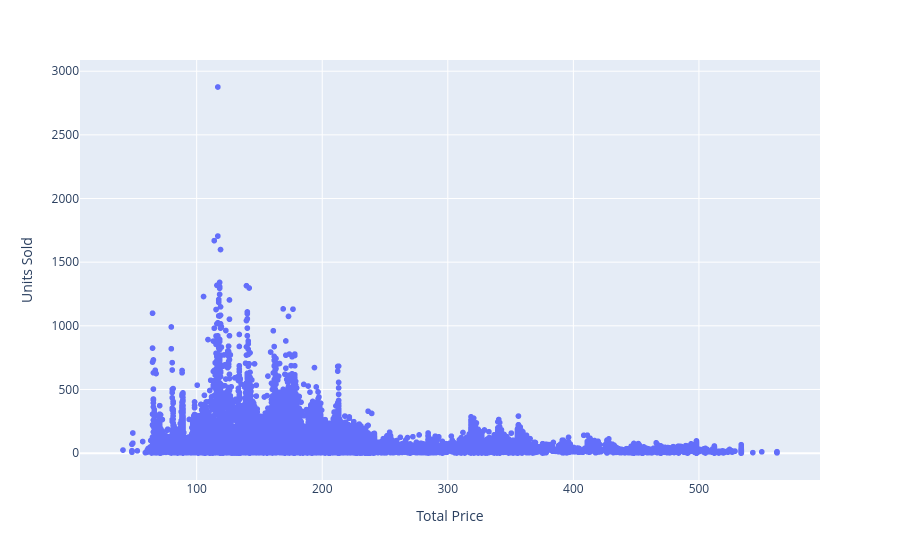

Notebook code for this chart:
### Markdown cell above
### Visualize the relationships between features

### Code cell
scatter(df_final, x="Total Price", y="Units Sold")

### Figure 1 — Plotly figure (JSON) as saved in the notebook; plotly's stock layout.template omitted (floating-point values rounded to 4 significant figures; data arrays with more than 128 entries replaced by an {"elided": "..."} marker saying what was removed)
{"data": [{"hovertemplate": "Total Price=%{x}<br>Units Sold=%{y}<extra></extra>", "legendgroup": "", "marker": {"color": "#636efa", "symbol": "circle"}, "mode": "markers", "name": "", "showlegend": false, "type": "scattergl", "x": {"elided": "150149 float values"}, "xaxis": "x", "y": {"elided": "150149 int values"}, "yaxis": "y"}], "layout": {"legend": {"tracegroupgap": 0}, "margin": {"t": 60}, "xaxis": {"anchor": "y", "domain": [0, 1], "title": {"text": "Total Price"}}, "yaxis": {"anchor": "x", "domain": [0, 1], "title": {"text": "Units Sold"}}}}
